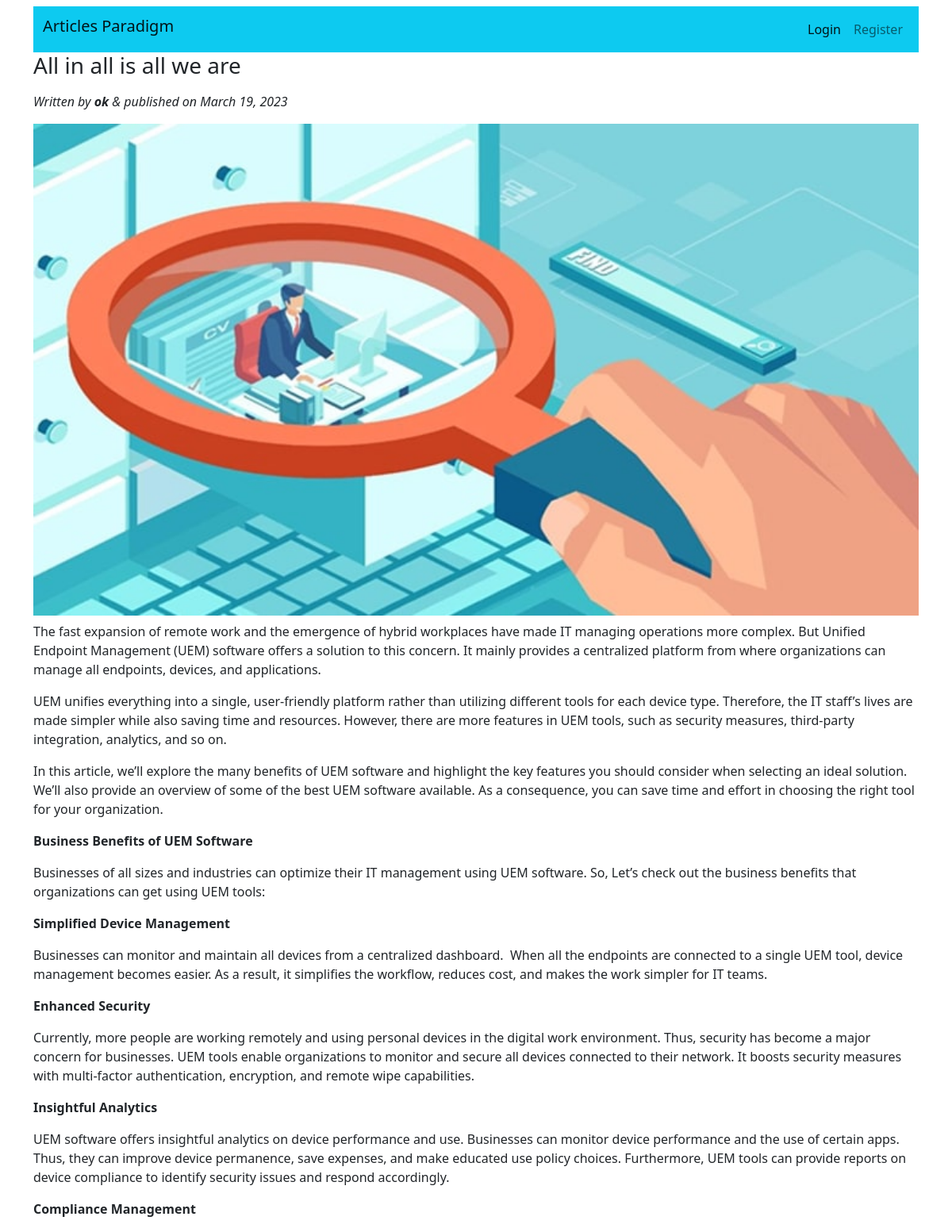
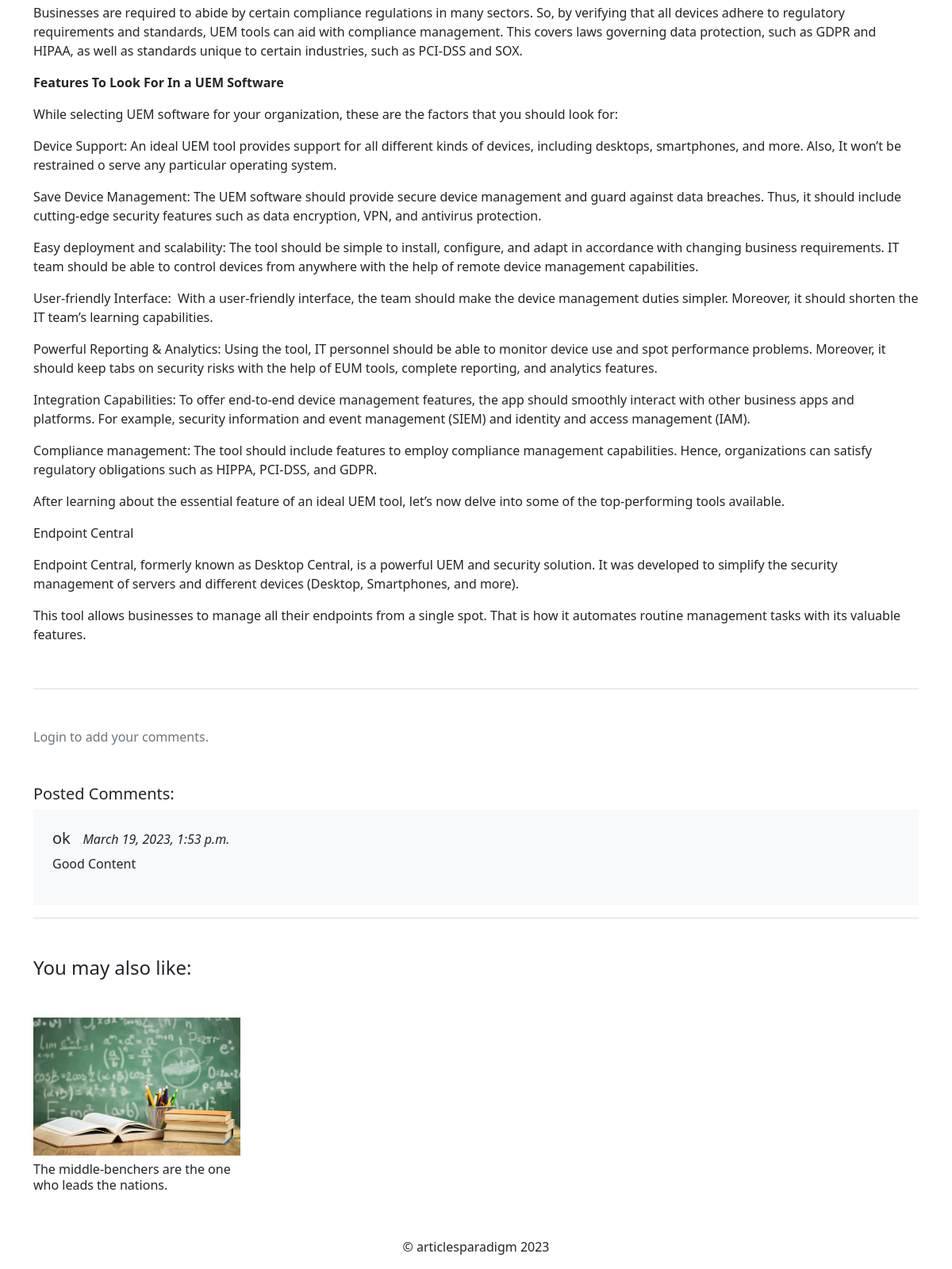
Page /articles/5/details on the committed database (2 pictures, top to bottom).
### article/models.py (models this page shows, shortened)
class Post(models.Model):
    category = models.ForeignKey(Category, on_delete=models.CASCADE)
    title = models.CharField(max_length=250)
    author = models.ForeignKey(User, on_delete=models.CASCADE, related_name='blog_authors')
    body = HTMLField()
    excerpt = models.TextField(null=True)
    publish = models.DateTimeField(default=timezone.now)
    created = models.DateTimeField(auto_now_add=True)
    image = models.ImageField(upload_to="pics", null=True, blank=True)
    class Meta:
        ordering = ('-publish',)
    @property
    def published(self):
        return '%s' % date(self.publish, "F d, Y")
    @property
    def comments(self):
        return Comment.objects.filter(post= self.id).order_by('-id')
    @property
    def related_posts(self):
        return Post.objects.filter(category = self.category).exclude(id=self.pk)[:6]

class Comment(models.Model):
    post = models.ForeignKey(Post, on_delete=models.CASCADE)
    user = models.ForeignKey(User, on_delete=models.CASCADE, related_name='commentator')
    text = models.CharField(max_length=500, null=False)
    created = models.DateTimeField(auto_now_add=True)

### article/views.py (the view)
# urls.py: path('<int:pk>/details', views.detailview, name='detail'),
def detailview(request, pk):
    post = get_object_or_404(Post,id=pk)
    return render(request,'article/detail.html',{'post':post})

### templates/article/detail.html (shortened to what this page needs)
{% extends 'base.html' %}
{%load static%}
{% load bootstrap5 %}
{%block bodyblock%}
<div>
    <h3 class="mb-3">{{post.title}}</h3>
    <p><i>Written by <b>{{post.author.username}}</b> & published on {{post.published}} </i> </p>
    <img src="{{post.image.url}}" alt="image" class="img-fluid" width="100%" ><br>
    <div class="my-2">
        {{post.body|safe}}
    </div>
    <hr class="text-muted">
    <div>
       {% if request.user.is_authenticated %}
       <h5 class="my-2">Add your Comment</h5>
       <form class="d-flex" action="{%url 'article:add-comment'%}" method="post">
           {%csrf_token%}
           <input type="text" name="comment" maxlength="500" class="form-control me-3 " required>
           <input type="text" name="postid" value="{{post.id}}" hidden>
           <button type="submit" class="btn btn-info btn-sm ">Post Comment</button>
       </form>
       {%else%}
       <p class="my-5 text-muted">Login to add your comments.</p>
       {%endif%}
        <h5 class="my-2 mt-3">Posted Comments:</h5>
        {% for i in post.comments%}
        <div class="bg-light p-4 mb-2">
            <h5>{{i.user.username}} &nbsp; <span class="fw-light fs-6"> <i> {{i.created}}</i></span> </h6>
            <p>{{i.text}}</p>
        </div>
        {%empty%}
        <p class="p-3 text-center text-muted">No comments yet.</p>
        {%endfor%}
    </div>
    <hr class="text-muted">
    <div class="mt-5">
        <h4>You may also like:</h4><br>
        <div class="row mt-3">
            {% for y in post.related_posts %}
            <div class="col-lg-3">
                <a class="text-decoration-none text-dark " href="{%url 'article:detail' pk=y.id%}">
                    <img src="{{y.image.url}}" alt="image" class="img-fluid">
                    <h6 class="mt-2">{{y.title}}</h6>
                </a>
            </div>
            {%empty%}
            <p class="text-center my-5">No similar articles.</p>
            {%endfor%}
        </div>
    </div>
</div>
 {%endblock%}

### staticfiles/css/style.css (style rules this page uses)
body { font-family: 'Outfit', sans-serif; }

### rows in the picture
Post: title "All in all is all we are", author.username "ok", published "March 19, 2023", image (picture), body "The fast expansion of remote work and the emergence of hybrid workplaces have made IT managing operations more complex. But Unified Endpoint Management (UEM) software offers a solution to this concern. It mainly provides a centralized platform from where organizations can manage all endpoints, devices, and applications. UEM unifies everything into a single, user-friendly platform rather than utilizing different tools for each device type. Therefore, the IT staff’s lives are made simpler while also saving time and resources. However, there are more features in UEM tools, such as security measures, third-party integration, analytics, and so on. In this article, we’ll explore the many benefits…"
Comment: user.username "ok", created "March 19, 2023, 1:53 p.m.", text "Good Content"
Post: image (picture), title "The middle-benchers are the one who leads the nations."
